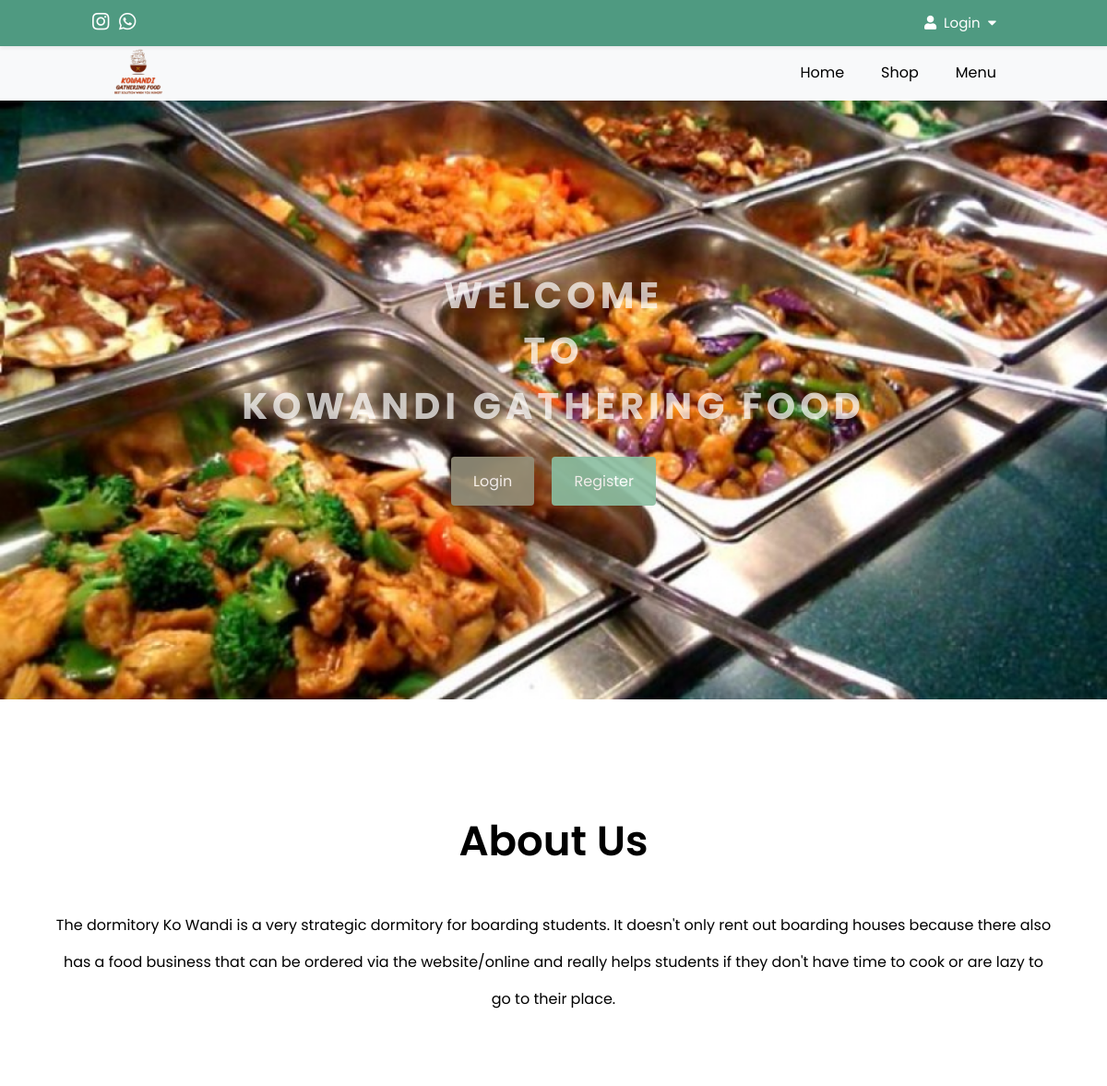
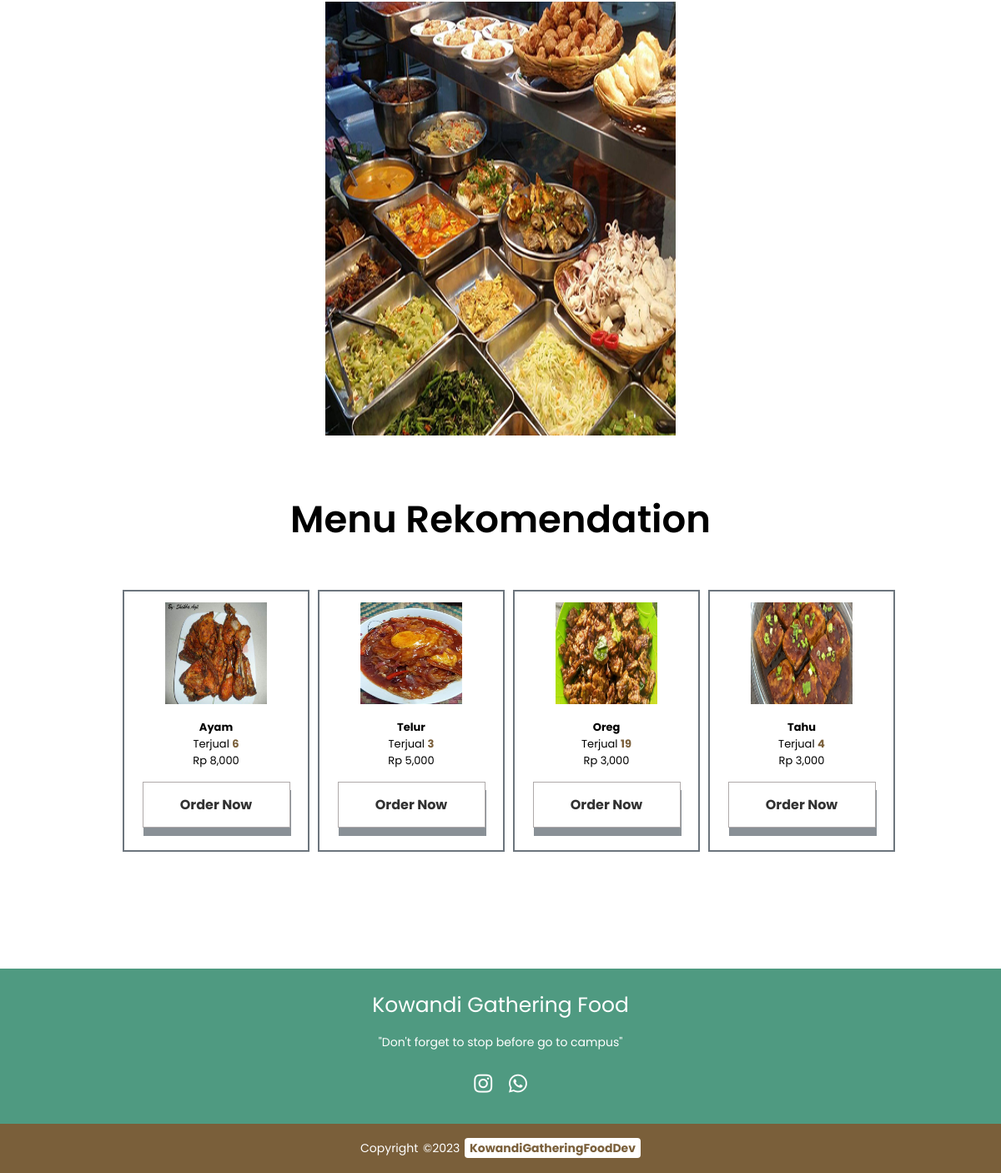
The page / on the database its author committed (2 pictures, top to bottom).
### tables this page shows
CREATE TABLE IF NOT EXISTS `tbl_product` (
  `id` int NOT NULL AUTO_INCREMENT,
  `gambar` varchar(200) NOT NULL,
  `nama_product` varchar(200) NOT NULL,
  `harga` int NOT NULL,
  `tgl_tambah` varchar(200) NOT NULL,
  `terjual` int NOT NULL,
  `deskripsi` text NOT NULL,
  PRIMARY KEY (`id`)
);

### config/config.php (called while the page is built, shortened)
<?php
$hostname = "localhost";
$username = "root";
$password = "";
$database = "db_cafe";
$koneksi = mysqli_connect($hostname, $username, $password, $database);
function queryProduct($queryProduct)
{
    global $koneksi;
    $hasil = mysqli_query($koneksi, $queryProduct);
    $tampungBaris = [];
    while ($baris = mysqli_fetch_assoc($hasil)) {
        $tampungBaris[] = $baris;
    }
    return $tampungBaris;
}
?>

### index.php (the view, shortened to what this page needs)
<?php
require 'config/config.php';
$dataProduct = queryProduct("SELECT * FROM tbl_product");
?>
<!DOCTYPE html>
<html lang="en">
<head>
    <link rel="stylesheet" href="https://cdnjs.cloudflare.com/ajax/libs/font-awesome/5.15.3/css/all.min.css"
 />
    <link rel="stylesheet" href="css/home.css?v=<?php echo time(); ?>">
</head>
<body>
    <header class="navbar-top">
        <div class="social-media">
            <a class="sosmed" id="m-1" href="#"><i class="fab fa-instagram"></i></a>
            <a class="sosmed" id="m-2" href="#"><i class="fab fa-whatsapp"></i></a>
        </div>
        <nav>
            <ul>
                <li class="dropdown1"><a href="index.php"><i class="fas fa-user"></i>&nbsp;
                        <?php
                        if (isset($_SESSION['login'])) {
                            echo $_SESSION['username'];
                        } else {
                            echo "Login";
                        }
                        ?>
                        &nbsp;<i class="fas fa-caret-down"></i>
                    </a>
                </li>
            </ul>
        </nav>
    </header>
    <header class="nav-top-mg">
        <div class="logo">
            <a href="index.php">
                <img class="logo-img" src="img/logo.png">
            </a>
        </div>
        <div class="navbar">
            <nav class="nav-bot">
                <ul>
                    <li><a href="index.php">Home</a></li>
                    <li><a href="shop/shop.php">Shop</a></li>
                    <li><a href="menu/menu.php">Menu</a></li>
                </ul>
            </nav>
        </div>
    </header>
    <section class="banner">
        <div class="top-wrapper">
            <div class="container">
                <h1>WELCOME <br>TO<br> KOWANDI GATHERING FOOD</h1>
                <div class="btn-wrapper">
                    <?php
                    if (isset($_SESSION['login'])) {
                        echo "<a href='menu/menu.php' class='btn menu-btn'>Menu</a>
                    <a href='shop/shop.php' class='btn shop-btn'>Shop</a>";
                    } else {
                        echo "<a href='auth/login.php' class='btn login-btn'>Login</a>
                    <a href='auth/register.php' class='btn register-btn'>Register</a>";
                    }
                    ?>
                </div>
            </div>
        </div>
    </section>
    <section class="about">
        <div class="hero">
            <div class="heroleft">
                <h2>About Us</h2>
                <p>
                    The dormitory Ko Wandi is a very strategic dormitory for boarding students. It doesn't only rent out
                    boarding houses because there also has a food business that can be ordered via the website/online
                    and really helps students if they don't have time to cook or are lazy to go to their place.
                </p>
            </div>
            <div class="heroright">
                <img src="img/gambar-1.jpg" />
            </div>
        </div>
    </section>
    <h2 class="title-rekomen">Menu Rekomendation</h2>
    <div class="rekomen-wrapper">
        <div class="container-rekomen">
            <div class="rekomen">
                <div class="logo">
                    <img class="resize-image" src="uploads/<?= $dataProduct[0]['gambar']; ?>" />
                </div>
                <div class="title">
                    <h3>
                        <?= $dataProduct[0]['nama_product']; ?>
                    </h3>
                </div>
                <div class="content">
                    <p>Terjual <span class="terjual-counter">
                            <?= $dataProduct[0]['terjual']; ?>
                        </span></p>
                    <p>Rp
                        <?= number_format($dataProduct[0]['harga']); ?>
                    </p>
                </div>
                <a href="shop/shop-detail.php?id=<?= $dataProduct[0]['id']; ?>">
                    <div class="btn-rekomen">
                        <span class="btn-rek rekomen-btn">Order Now</span>
                    </div>
                </a>
            </div>
            <div class="rekomen">
                <div class="logo">
                    <img class="resize-image" src="uploads/<?= $dataProduct[1]['gambar']; ?>" />
                </div>
                <div class="title">
                    <h3>
                        <?= $dataProduct[1]['nama_product']; ?>
                    </h3>
                </div>
                <div class="content">
                    <p>Terjual <span class="terjual-counter">
                            <?= $dataProduct[1]['terjual']; ?>
                        </span></p>
                    <p>Rp
                        <?= number_format($dataProduct[1]['harga']); ?>
                    </p>
                </div>
                <a href="shop/shop-detail.php?id=<?= $dataProduct[1]['id']; ?>">
                    <div class="btn-rekomen">
                        <span class="btn-rek rekomen-btn">Order Now</span>
                    </div>
                </a>
            </div>
            <div class="rekomen">
                <div class="logo">
                    <img class="resize-image" src="uploads/<?= $dataProduct[2]['gambar']; ?>" />
                </div>
                <div class="title">
                    <h3>
                        <?= $dataProduct[2]['nama_product']; ?>
                    </h3>
                </div>
                <div class="content">
                    <p>Terjual <span class="terjual-counter">
                            <?= $dataProduct[2]['terjual']; ?>
                        </span></p>
                    <p>Rp
                        <?= number_format($dataProduct[2]['harga']); ?>
                    </p>
                </div>
                <a href="shop/shop-detail.php?id=<?= $dataProduct[2]['id']; ?>">
                    <div class="btn-rekomen">
                        <span class="btn-rek rekomen-btn">Order Now</span>
                    </div>
                </a>
            </div>
            <div class="rekomen">
                <div class="logo">
                    <img class="resize-image" src="uploads/<?= $dataProduct[3]['gambar']; ?>" />
                </div>
                <div class="title">
                    <h3>
                        <?= $dataProduct[3]['nama_product']; ?>
                    </h3>
                </div>
                <div class="content">
                    <p>Terjual <span class="terjual-counter">
                            <?= $dataProduct[3]['terjual']; ?>
                        </span></p>
                    <p>Rp
                        <?= number_format($dataProduct[3]['harga']); ?>
                    </p>
                </div>
                <a href="shop/shop-detail.php?id=<?= $dataProduct[3]['id']; ?>">
                    <div class="btn-rekomen">
                        <span class="btn-rek rekomen-btn">Order Now</span>
                    </div>
                </a>
            </div>
        </div>
    </div>
    <footer>
        <div class="footer-content">
            <h3>Kowandi Gathering Food</h3>
            <p>"Don't forget to stop before go to campus"</p>
            <ul class="medsos">
                <li><a class="sosmed" id="m-1" href="#"><i class="fab fa-instagram"></i></a></li>
                <li><a class="sosmed" id="m-2" href="#"><i class="fab fa-whatsapp"></i></a></li>
            </ul>
        </div>
        <div class="footer-bottom">
            <p>Copyright &copy;2023 <a href="../developer/kintondev.php" target="_blank"
                    class="dev">KowandiGatheringFoodDev</a></p>
        </div>
    </footer>
</body>
</html>

### rows shown on the page
tbl_product: gambar (picture), nama_product "Ayam", terjual "6", harga "8,000"
tbl_product: gambar (picture), nama_product "Telur", terjual "3", harga "5,000"
tbl_product: gambar (picture), nama_product "Oreg", terjual "19", harga "3,000"
tbl_product: gambar (picture), nama_product "Tahu", terjual "4", harga "3,000"
